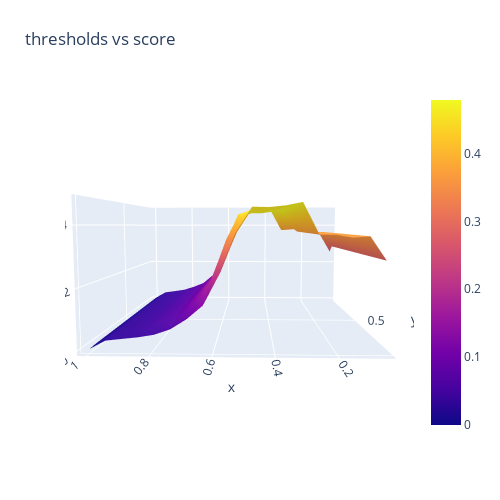

This figure's notebook cell:
### Code cell
import scipy 
import plotly.graph_objects as go
import pandas as pd
import numpy as np

# 2D-arrays from DataFrame
x1 = np.linspace(df['initial_threshold'].min(), df['initial_threshold'].max(), len(df['initial_threshold'].unique()))
y1 = np.linspace(df['merging_threshold'].min(), df['merging_threshold'].max(), len(df['merging_threshold'].unique()))

"""
x, y via meshgrid for vectorized evaluation of
2 scalar/vector fields over 2-D grids, given
one-dimensional coordinate arrays x1, x2,..., xn.
"""

x2, y2 = np.meshgrid(x1, y1)

# Interpolate unstructured D-dimensional data.
z2 = scipy.interpolate.griddata((df['initial_threshold'], df['merging_threshold']), df['score'], (x2, y2), method='cubic')

# Ready to plot
fig = go.Figure(data=[go.Surface(z=z2, x=x2, y=y2)])
fig.update_layout(title='thresholds vs score', autosize=False,
                  width=500, height=500,
                  margin=dict(l=65, r=50, b=65, t=90))
fig.show()

### Figure 1 — Plotly figure (JSON) as saved in the notebook; plotly's stock layout.template omitted (floating-point values rounded to 4 significant figures; data arrays with more than 128 entries replaced by an {"elided": "..."} marker saying what was removed)
{"data": [{"type": "surface", "x": {"elided": "19x19 float values"}, "y": {"elided": "19x19 float values"}, "z": {"elided": "19x19 float values"}}], "layout": {"autosize": false, "height": 500, "margin": {"b": 65, "l": 65, "r": 50, "t": 90}, "scene": {"aspectmode": "auto", "aspectratio": {"x": 1.254, "y": 1.254, "z": 0.6359}, "camera": {"center": {"x": 0, "y": 0, "z": 0}, "eye": {"x": -0.06144, "y": 2.221, "z": 0.1983}, "projection": {"type": "perspective"}, "up": {"x": 0, "y": 0, "z": 1}}}, "title": {"text": "thresholds vs score"}, "width": 500}}
